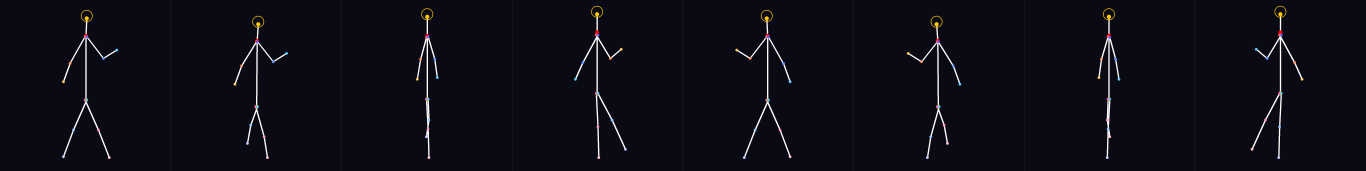
#> input picture tools/_skeleton/altman_walk_full.png, 8192 x 1024 px (shown at 1/6 size)
$ python build_pose_ref.py --base _skeleton/altman_walk_full.png --skel-frame 5 --char altman --out out.png
#> lines starting #> are read from the running program, lines starting #| are printed output that depends on the picture
### tools/walk_skeleton.py
#!/usr/bin/env python3
"""
Walk cycle 8 帧标准火柴人骨架坐标定义 + 渲染。

每帧 14 个关键点（OpenPose 风格简化版）：
  head, neck, l/r shoulder, l/r elbow, l/r wrist, l/r hip, l/r knee, l/r ankle

设计原则（基于动画原理 4 个 phase × 左右脚 = 8 帧）：
  contact: 双腿最大叉开，hip 中等高度，counterpose 手臂最大摆
  down:    支撑腿弯曲承重，hip 最低，自由腿抬起后摆
  passing: 自由腿过中线，hip 上升，手臂经过身体中线
  up:      支撑腿伸直推高，hip 最高，自由腿摆到前方

cell: 1024×1024，地面线 y=950（留 74px 底 padding），人物身高 ~800px，
center x=512。所有关键点都是面向 RIGHT 走时的设计（朝左走时 PIL 翻转）。
"""

from dataclasses import dataclass
from pathlib import Path
from typing import TypedDict
from PIL import Image, ImageDraw


CELL_W = 1024
CELL_H = 1024
GROUND_Y = 950
CENTER_X = 512


class KP(TypedDict):
    x: int
    y: int


# 关节连接定义（用于画线）
SKELETON_LINES = [
    ('head', 'neck'),
    ('neck', 'l_shoulder'), ('neck', 'r_shoulder'),
    ('l_shoulder', 'l_elbow'), ('l_elbow', 'l_wrist'),
    ('r_shoulder', 'r_elbow'), ('r_elbow', 'r_wrist'),
    ('neck', 'hip_center'),
    ('hip_center', 'l_hip'), ('hip_center', 'r_hip'),
    ('l_hip', 'l_knee'), ('l_knee', 'l_ankle'),
    ('r_hip', 'r_knee'), ('r_knee', 'r_ankle'),
]

# 不同关节用不同颜色（OpenPose ControlNet 标准配色思路）
JOINT_COLORS = {
    'head': (255, 200, 0),      # 黄
    'neck': (255, 0, 0),        # 红
    'l_shoulder': (255, 100, 100), 'r_shoulder': (100, 100, 255),  # 红 vs 蓝（区分左右）
    'l_elbow': (255, 150, 100), 'r_elbow': (100, 150, 255),
    'l_wrist': (255, 200, 100), 'r_wrist': (100, 200, 255),
    'hip_center': (200, 200, 0),
    'l_hip': (255, 100, 200), 'r_hip': (100, 200, 255),
    'l_knee': (255, 150, 200), 'r_knee': (150, 200, 255),
    'l_ankle': (255, 200, 200), 'r_ankle': (200, 200, 255),
}


# === 8 帧 walk cycle (face right) 关键点坐标 ===
# 设计要点：
# - hip_y 起伏：contact=600(中) → down=640(低) → passing=600(中) → up=560(高)
# - leg_spread：contact=最大、down=中、passing=最小（双腿交叉）、up=大（已分开）
# - 手臂 counterpose：腿前 → 对侧手臂前

# 朝右走："前" = 屏幕右 = x 大；"后" = 屏幕左 = x 小
# counterpose 规律：左腿前 → 右臂前 / 右腿前 → 左臂前
def _frame_contact_l() -> dict[str, KP]:
    """左脚踩地在前(屏幕右侧)，右脚后蹬(屏幕左侧)。最大叉开。
    Counterpose = 右臂前(右侧)、左臂后(左侧)。"""
    return {
        'head':       KP(x=520, y=110),  # 略前倾
        'neck':       KP(x=515, y=215),
        'l_shoulder': KP(x=510, y=220),  # 注意：纯侧视下两肩 x 接近，但保留小差异
        'r_shoulder': KP(x=520, y=220),
        'l_elbow':    KP(x=420, y=380),  # 左臂后摆 = 屏幕左
        'r_elbow':    KP(x=620, y=350),  # 右臂前摆 = 屏幕右
        'l_wrist':    KP(x=380, y=490),
        'r_wrist':    KP(x=700, y=300),
        'hip_center': KP(x=515, y=600),
        'l_hip':      KP(x=510, y=600),
        'r_hip':      KP(x=520, y=600),
        'l_knee':     KP(x=590, y=780),  # 左腿在前(右)，膝直
        'r_knee':     KP(x=440, y=780),  # 右腿在后(左)，膝直
        'l_ankle':    KP(x=655, y=945),  # 左脚跟刚踩地，在前
        'r_ankle':    KP(x=380, y=940),  # 右脚尖蹬地，在后
    }


def _frame_down_l() -> dict[str, KP]:
    """左脚承重深蹲(在前)，hip 显著最低（- 100px from contact）。右脚抬起后摆。
    DEEP SQUAT pose — 整个上半身向下压，膝盖大幅弯曲。"""
    return {
        'head':       KP(x=535, y=220),  # 明显低头 + 前倾（hip 下沉 100 → head 跟着下沉）
        'neck':       KP(x=525, y=320),  # neck 也下沉
        'l_shoulder': KP(x=515, y=335),
        'r_shoulder': KP(x=525, y=325),
        'l_elbow':    KP(x=425, y=460),
        'r_elbow':    KP(x=615, y=435),
        'l_wrist':    KP(x=385, y=560),
        'r_wrist':    KP(x=695, y=380),
        'hip_center': KP(x=515, y=720),  # 大幅下沉 (从 600 → 720, +120)
        'l_hip':      KP(x=510, y=720),
        'r_hip':      KP(x=520, y=720),
        'l_knee':     KP(x=580, y=860),  # 左膝大弯，膝盖前伸（深蹲）
        'r_knee':     KP(x=470, y=820),  # 右脚抬起
        'l_ankle':    KP(x=585, y=945),  # 左脚平踩
        'r_ankle':    KP(x=440, y=890),  # 右脚抬离地
    }


def _frame_passing_l() -> dict[str, KP]:
    """右腿(自由腿)过中线，hip 回升。手臂经过身体中线。"""
    return {
        'head':       KP(x=515, y=100),
        'neck':       KP(x=515, y=215),
        'l_shoulder': KP(x=510, y=225),
        'r_shoulder': KP(x=520, y=220),
        'l_elbow':    KP(x=475, y=355),  # 左臂从后往前过中线
        'r_elbow':    KP(x=560, y=355),  # 右臂从前往后过中线
        'l_wrist':    KP(x=455, y=475),
        'r_wrist':    KP(x=575, y=465),
        'hip_center': KP(x=515, y=595),
        'l_hip':      KP(x=510, y=595),
        'r_hip':      KP(x=520, y=595),
        'l_knee':     KP(x=520, y=775),  # 支撑腿直立
        'r_knee':     KP(x=525, y=720),  # 自由腿抬到中线，膝盖前
        'l_ankle':    KP(x=525, y=945),  # 直立踩地
        'r_ankle':    KP(x=510, y=820),  # 抬起在中线
    }


def _frame_up_l() -> dict[str, KP]:
    """左腿(支撑)完全伸直推高，hip 显著最高（- 80px from contact）。
    TALL STRIDE pose — 站起到最高，前腿伸出最远，后腿脚跟离地踮起。"""
    return {
        'head':       KP(x=510, y=20),   # 最高（从 110 → 20, -90px）
        'neck':       KP(x=510, y=130),  # neck 也高
        'l_shoulder': KP(x=505, y=145),
        'r_shoulder': KP(x=515, y=140),
        'l_elbow':    KP(x=590, y=290),  # 左臂前（反转）
        'r_elbow':    KP(x=425, y=315),
        'l_wrist':    KP(x=665, y=235),
        'r_wrist':    KP(x=380, y=415),
        'hip_center': KP(x=510, y=520),  # 显著最高 (从 600 → 520, -80)
        'l_hip':      KP(x=505, y=520),
        'r_hip':      KP(x=515, y=520),
        'l_knee':     KP(x=510, y=730),  # 左腿完全伸直推高
        'r_knee':     KP(x=620, y=680),  # 右腿摆到前 + 高
        'l_ankle':    KP(x=510, y=905),  # 左脚跟离地踮起 (y=905 而非 945)
        'r_ankle':    KP(x=695, y=860),  # 右脚摆到前但还没踩地
    }


def _mirror_lr(frame: dict[str, KP]) -> dict[str, KP]:
    """对一帧做左右脚 + 左右臂的语义镜像（不是几何翻转，是 swap left/right keypoints）。
    用于从 contact_L 生成 contact_R 等。"""
    swap_pairs = [
        ('l_shoulder', 'r_shoulder'),
        ('l_elbow', 'r_elbow'),
        ('l_wrist', 'r_wrist'),
        ('l_hip', 'r_hip'),
        ('l_knee', 'r_knee'),
        ('l_ankle', 'r_ankle'),
    ]
    out: dict[str, KP] = {}
    for k, v in frame.items():
        out[k] = KP(x=v['x'], y=v['y'])  # copy
    # 把左侧的 keypoint 内容跟右侧互换（保持 x/y 不变，只换 left/right 标签）
    # 但是这样朝向没变。其实 walk cycle 中 contact_R = contact_L 几何镜像 by x（朝走方向走时左右脚 swap = 几何左右翻转 around x=center）
    # 为了让骨架 visual 完全镜像（左右脚位置交换），我们 reflect x around CENTER_X
    for name, point in frame.items():
        out[name] = KP(x=2 * CENTER_X - point['x'], y=point['y'])
    # 然后 swap left <-> right 命名（让"左肩"还是真正的左肩）
    swapped: dict[str, KP] = dict(out)
    for a, b in swap_pairs:
        swapped[a], swapped[b] = out[b], out[a]
    return swapped


# === Jab 3 帧（朝右走时的设计；朝左走时整体几何镜像）===
# jab_01: startup（蓄力姿势，双拳贴胸，膝微弯）
# jab_02: active（出拳，右拳完全前伸最远端，左拳收回护面）
# jab_03: recovery（拳收回中，准备回 idle）

# [187 lines left out: functions _frame_jab_01, _frame_jab_02, _frame_jab_03, get_jab_sequence, _frame_combo2_windup, _frame_combo2_swing and 4 more, not called in this run]


def get_walk_cycle(facing: str = 'right') -> list[dict[str, KP]]:
    """返回 8 帧 walk cycle，按 walk_01..08 顺序。
    facing='right' 默认设计；'left' 对所有 x 关于 CENTER_X 翻转（维持 left/right 标签为解剖学含义）。"""
    base = [
        _frame_contact_l(),   # 1
        _frame_down_l(),      # 2
        _frame_passing_l(),   # 3
        _frame_up_l(),         # 4
        _mirror_lr(_frame_contact_l()),   # 5: contact_R
        _mirror_lr(_frame_down_l()),      # 6: down_R
        _mirror_lr(_frame_passing_l()),   # 7: passing_R
        _mirror_lr(_frame_up_l()),         # 8: up_R
    ]
#> in main, `skel_img = Image.new('RGB', (CELL_W, CELL_H), (0, 0, 0))`: skel_img: PIL image 1024x1024 RGB; every value is 0
    if facing == 'left':
        # 整体几何镜像（朝左走）
        out = []
        for f in base:
            mirrored: dict[str, KP] = {}
            for k, v in f.items():
                mirrored[k] = KP(x=2 * CENTER_X - v['x'], y=v['y'])
            # 同时 swap l_/r_ 命名（因为镜像后左右脚视觉位置对调，但解剖学上仍然是同一只脚）
            # 实际上对于"朝左走时左脚仍然是左脚"，几何 mirror 后左肩在屏幕右、右肩在屏幕左
            # 这是预期的 — 我们不再 swap 命名
            out.append(mirrored)
        return out
    return base


def render_frame(frame: dict[str, KP], img: Image.Image | None = None,
                  offset_x: int = 0) -> None:
    """在已有 img 上以 offset_x 位置绘制单帧骨架。"""
#> called with offset_x = 0
    if img is None:
        raise ValueError('img required')
    draw = ImageDraw.Draw(img)
    # 骨架线
    for a, b in SKELETON_LINES:
        if a not in frame or b not in frame:
            continue
        pa = (frame[a]['x'] + offset_x, frame[a]['y'])
        pb = (frame[b]['x'] + offset_x, frame[b]['y'])
        draw.line([pa, pb], fill=(255, 255, 255), width=8)
    # 关节圆点
    for name, p in frame.items():
        x, y = p['x'] + offset_x, p['y']
        color = JOINT_COLORS.get(name, (255, 255, 255))
        r = 12 if name in ('head', 'neck', 'hip_center') else 8
        draw.ellipse([(x - r, y - r), (x + r, y + r)], fill=color)
    # head 多画一个圆圈（作为头部标识）
    head = frame['head']
    hx, hy = head['x'] + offset_x, head['y']
    draw.ellipse([(hx - 35, hy - 50), (hx + 35, hy + 20)], outline=(255, 200, 0), width=4)


# [39 lines left out: functions render_strip, main, not called in this run]


# [2 lines that do not run on import are left out]

### tools/build_pose_ref.py
#!/usr/bin/env python3
"""
单帧 pose-driven ref：左半 1024×1024 骨架 + 右半 1024×1024 base 角色，
横向拼接成 2048×1024 ref 图。配合简洁 prompt 让 AI 转换右侧角色到左侧姿势。

跟 build_pose_template.py 不同：
- 不叠加，避免 AI 视觉冲突
- 单帧输出（每次 generate 出 1 帧 sprite）
- 用户实测此方法在 GPT-image-2 上可工作

用法:
    python tools/build_pose_ref.py \\
        --base public/sprites/altman/altman_idle_01.png \\
        --skel-frame 1 --char altman \\
        --out /tmp/altman_walk_01_ref.png
"""

import argparse
import sys
from pathlib import Path
from PIL import Image, ImageDraw

sys.path.insert(0, str(Path(__file__).parent))
from walk_skeleton import (
    get_walk_cycle, get_jab_sequence, get_combo2_sequence, get_combo1_sequence,
    render_frame, CELL_W, CELL_H, JOINT_COLORS, SKELETON_LINES,
)


def render_single_skeleton(frame_kp: dict, out: Path) -> None:
    img = Image.new('RGB', (CELL_W, CELL_H), (0, 0, 0))
    render_frame(frame_kp, img, offset_x=0)
    img.save(out)


def main() -> None:
    ap = argparse.ArgumentParser()
    ap.add_argument('--base', required=True)
    ap.add_argument('--action', default='walk',
                     choices=['walk', 'jab', 'combo1', 'combo2'])
    ap.add_argument('--skel-frame', type=int, required=True)
    ap.add_argument('--char', required=True, choices=['altman', 'dario'])
    ap.add_argument('--out', required=True)
    args = ap.parse_args()

    facing = 'right' if args.char == 'altman' else 'left'
    if args.action == 'walk':
        cycle = get_walk_cycle(facing)
        max_frame = 8
    elif args.action == 'jab':
        cycle = get_jab_sequence(facing)
        max_frame = 3
    elif args.action == 'combo1':
        cycle = get_combo1_sequence(facing)
        max_frame = 2
    else:
        cycle = get_combo2_sequence(facing)
        max_frame = 2
    if not (1 <= args.skel_frame <= max_frame):
        raise SystemExit(f'{args.action} skel-frame must be 1..{max_frame}')
    frame_kp = cycle[args.skel_frame - 1]

    # 1. 渲染单帧骨架 1024×1024
    skel_img = Image.new('RGB', (CELL_W, CELL_H), (0, 0, 0))
    render_frame(frame_kp, skel_img)

    # 2. 准备 base 角色 1024×1024（保持 magenta 底）
    base = Image.open(args.base).convert('RGBA')
    bbox = base.getbbox()
#> bbox = (0, 0, 8192, 1024)
    if bbox:
        base_crop = base.crop(bbox)
    else:
        base_crop = base
    target_h = int(CELL_H * 0.85)
    scale = target_h / base_crop.height
#> scale = 0.85
    new_w, new_h = max(1, round(base_crop.width * scale)), max(1, round(base_crop.height * scale))
#> new_w = 6960; new_h = 870
    base_resized = base_crop.resize((new_w, new_h), Image.Resampling.LANCZOS)
    base_panel = Image.new('RGBA', (CELL_W, CELL_H), (255, 0, 255, 255))
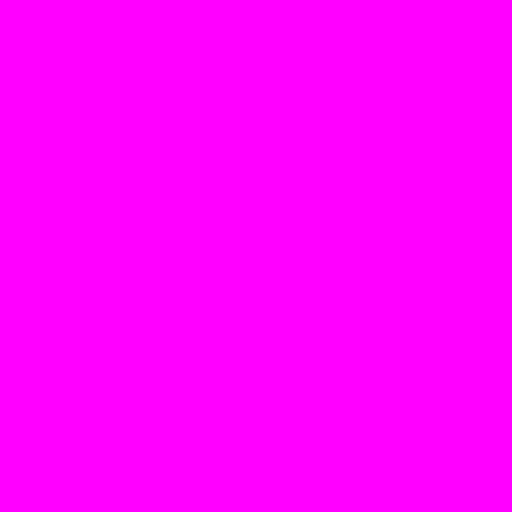
#> base_panel: PIL image 1024x1024 RGBA (shown at 1/2 size); mean R, G, B, A 255, 0, 255, 255
    base_panel.alpha_composite(
        base_resized,
        ((CELL_W - new_w) // 2, CELL_H - new_h - 24),
    )
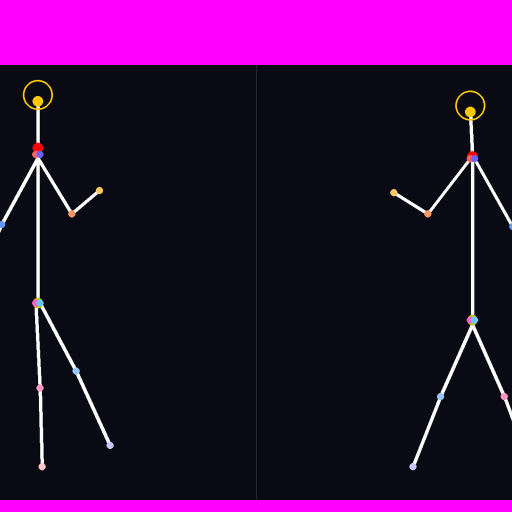
#> base_panel: PIL image 1024x1024 RGBA (shown at 1/2 size); mean R, G, B, A 51.8, 13.2, 59.5, 255

    # 3. 横向拼接 2048×1024
    out_img = Image.new('RGB', (CELL_W * 2, CELL_H), (0, 0, 0))
#> out_img: PIL image 2048x1024 RGB; every value is 0
    out_img.paste(skel_img, (0, 0))
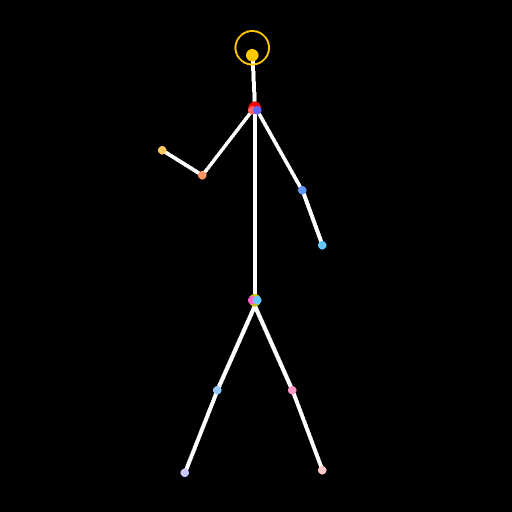
#> skel_img: PIL image 1024x1024 RGB (shown at 1/2 size); mean R, G, B 3.9, 3.8, 3.6
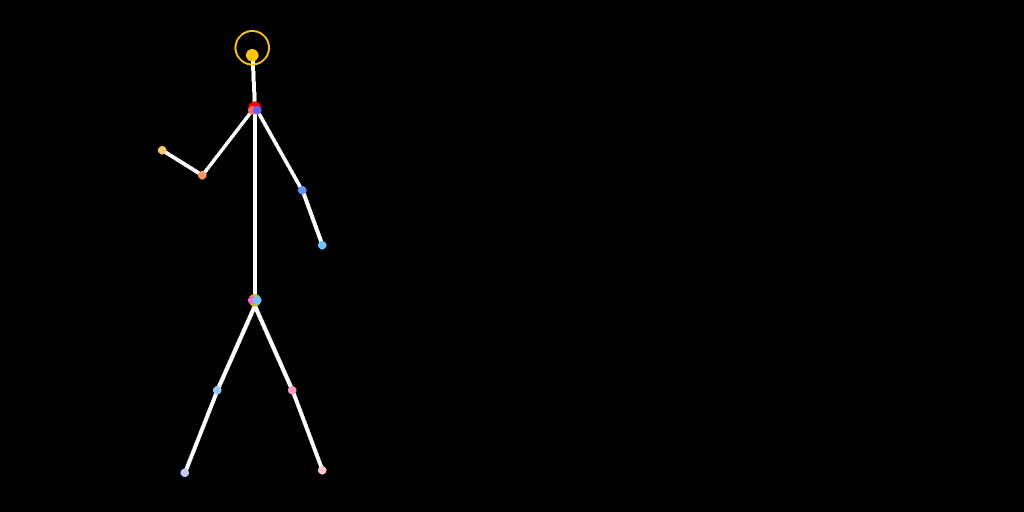
#> out_img: PIL image 2048x1024 RGB (shown at 1/2 size); mean R, G, B 2, 1.9, 1.8
    out_img.paste(base_panel.convert('RGB'), (CELL_W, 0))
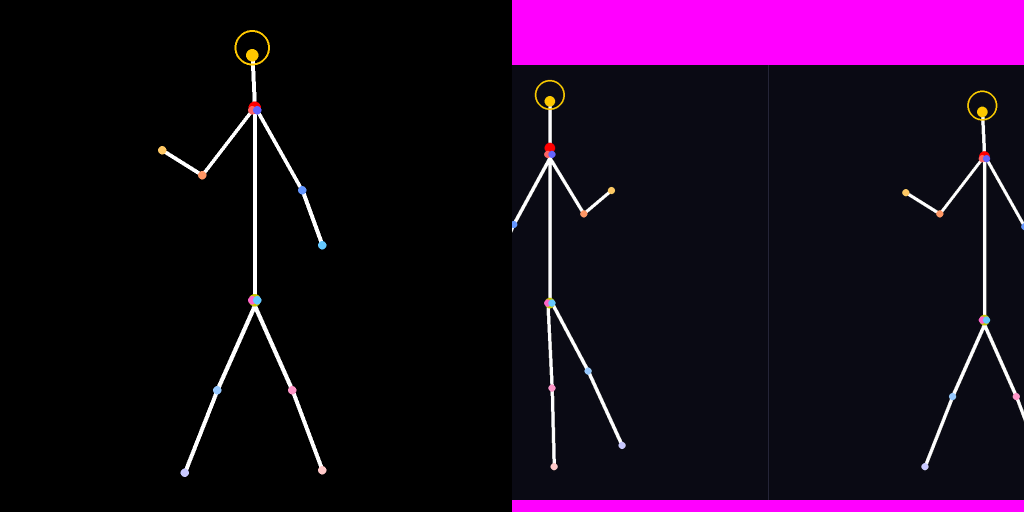
#> out_img: PIL image 2048x1024 RGB (shown at 1/2 size); mean R, G, B 27.9, 8.5, 31.6

    # 4. 加分隔线让两边更清楚
    draw = ImageDraw.Draw(out_img)
    draw.line([(CELL_W, 0), (CELL_W, CELL_H)], fill=(80, 80, 80), width=4)

    out = Path(args.out)
    out.parent.mkdir(parents=True, exist_ok=True)
    out_img.save(out)
    print(f'  → {out}  ({out_img.size})')
#|   → out.png  ((2048, 1024))


if __name__ == '__main__':
    main()

$ run again, with tools/_skeleton/altman_walk_a_skel.png copied over tools/_skeleton/altman_walk_full.png
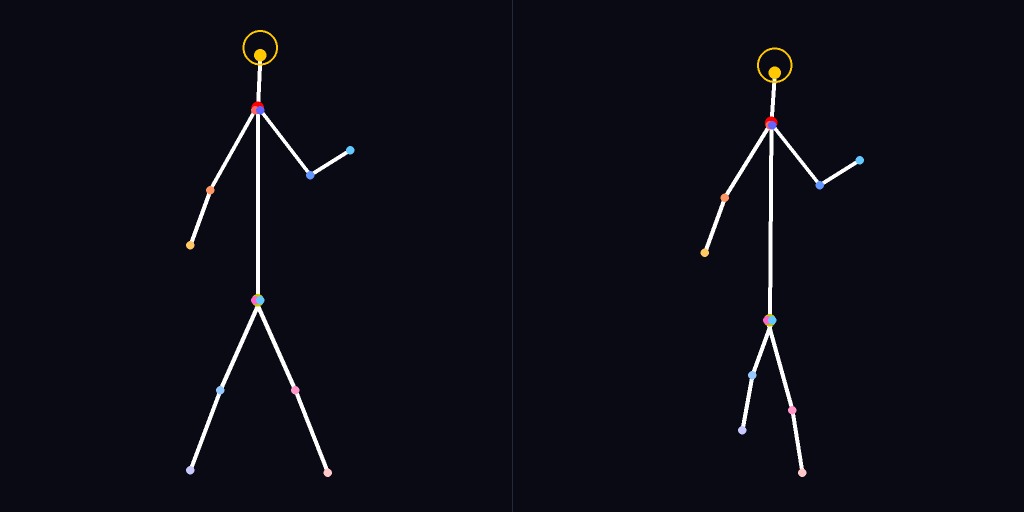
#> input picture tools/_skeleton/altman_walk_a_skel.png, 2048 x 1024 px (shown at 1/2 size)
#> bbox = (0, 0, 2048, 1024)
#> in main, `base_panel.alpha_composite( base_resized, ((CELL_W - new_w) // 2, CELL..`:
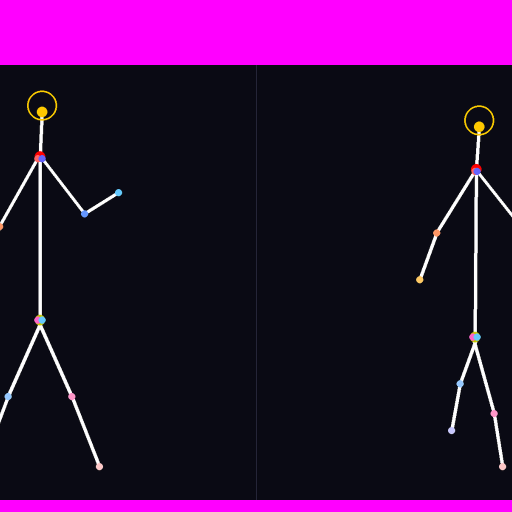
#> base_panel: PIL image 1024x1024 RGBA (shown at 1/2 size); mean R, G, B, A 51.5, 12.9, 59.3, 255
#> in main, `out_img.paste(base_panel.convert('RGB'), (CELL_W, 0))`:
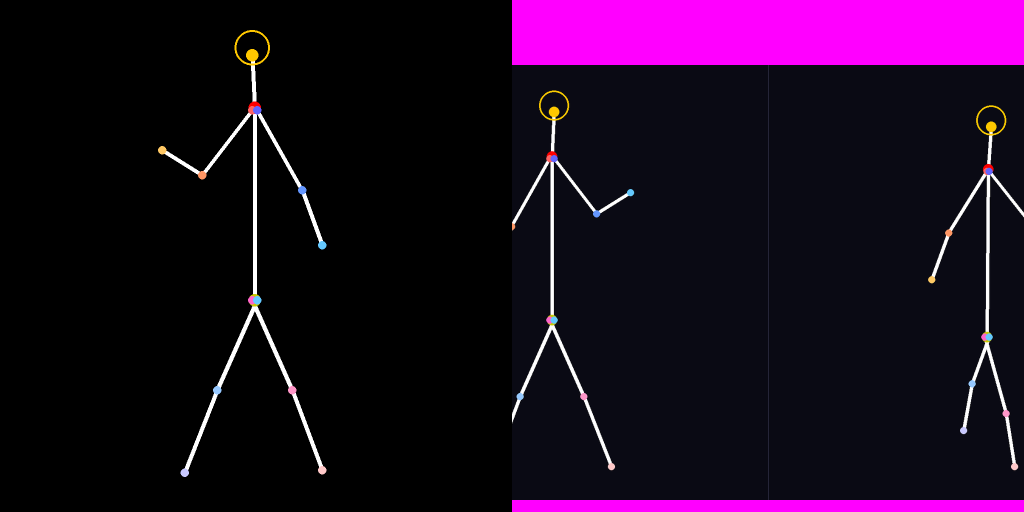
#> out_img: PIL image 2048x1024 RGB (shown at 1/2 size); mean R, G, B 27.7, 8.3, 31.4
#|   → out.png  ((2048, 1024))
